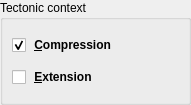
<?xml version="1.0" encoding="UTF-8"?>
<ui version="4.0">
 <class>Form</class>
 <widget class="QWidget" name="Form">
  <property name="geometry">
   <rect>
    <x>0</x>
    <y>0</y>
    <width>191</width>
    <height>105</height>
   </rect>
  </property>
  <property name="windowTitle">
   <string>Form</string>
  </property>
  <layout class="QVBoxLayout" name="verticalLayout">
   <property name="leftMargin">
    <number>0</number>
   </property>
   <property name="topMargin">
    <number>0</number>
   </property>
   <property name="rightMargin">
    <number>0</number>
   </property>
   <property name="bottomMargin">
    <number>0</number>
   </property>
   <item>
    <widget class="QGroupBox" name="groupBox">
     <property name="title">
      <string>Tectonic context</string>
     </property>
     <layout class="QVBoxLayout" name="verticalLayout_2">
      <item>
       <widget class="QCheckBox" name="checkBox_compression">
        <property name="font">
         <font>
          <weight>75</weight>
          <bold>true</bold>
         </font>
        </property>
        <property name="toolTip">
         <string>Activate compressive tectonic context (Alt+C)</string>
        </property>
        <property name="text">
         <string> &amp;Compression</string>
        </property>
        <property name="icon">
         <iconset resource="../../images/ressources.qrc">
          <normaloff>:/buttons/button_compression.png</normaloff>:/buttons/button_compression.png</iconset>
        </property>
        <property name="checked">
         <bool>true</bool>
        </property>
        <property name="autoExclusive">
         <bool>true</bool>
        </property>
       </widget>
      </item>
      <item>
       <widget class="QCheckBox" name="checkBox_extension">
        <property name="font">
         <font>
          <weight>75</weight>
          <bold>true</bold>
         </font>
        </property>
        <property name="toolTip">
         <string>Activate extensive tectonic context (Alt+E)</string>
        </property>
        <property name="text">
         <string> &amp;Extension</string>
        </property>
        <property name="icon">
         <iconset resource="../../images/ressources.qrc">
          <normaloff>:/buttons/button_extension.png</normaloff>:/buttons/button_extension.png</iconset>
        </property>
        <property name="autoExclusive">
         <bool>true</bool>
        </property>
       </widget>
      </item>
     </layout>
    </widget>
   </item>
  </layout>
 </widget>
 <resources>
  <include location="../../images/ressources.qrc"/>
 </resources>
 <connections/>
</ui>
